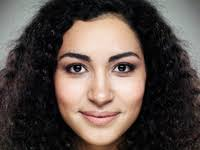
#> input picture Computer Vision/Face_Detection/images.jpg, 200 x 150 px, found by its file name
$ jupyter execute Image_Processing_Basics_2.ipynb   (shell and % lines are left out)
#> lines starting #> are read from the running program, lines starting #| are printed output that depends on the picture; after the words box and inside, x2 and y2 are one past the last pixel; in counts of white or black regions, pixels touching at a corner belong together
### What is Image segmentation?

Image segmentation is the process of dividing a digital image into multiple segments (sets of pixels, also known as image objects). The goal of segmentation is to simplify and/or change the representation of an image into something that is more meaningful and easier to analyze. Image segmentation is typically used to locate objects and boundaries (lines, curves, etc.) in images.

### Thresholding

Thresholding is the simplest method of segmenting images. It is used to separate out regions of an image based on variation of intensity between object pixels and background pixels. From a grayscale image, thresholding can be used to create binary images

#### Fixed Thresholding
In this method we set one threshold value (global threhold value) for all pixels in the image.

#### Adaptive Thresholding
It is the method where the threshold value is calculated for msaller regions and will have different threhold values for different regions.

[cell 1]
## To install Opencv

[cell 2]
# import necessary libraries
import numpy as np
import cv2       # import the cv2 module.

[cell 3]
#Read color image as gray
img = cv2.imread(r'C:\Users\images.jpg',0)
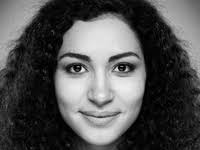
#> img: shape (150, 200); min 0, max 244, mean 82.4
#get the size of an image
height, width = img.shape[:2]
#> height = 150; width = 200
cv2.imshow("Original Image", img)

#create a black window
binary=np.zeros([height, width,1],'uint8')

#threshold an image
# applying different thresholding techniques on the input image all pixels value above 120 will be set to 255
ret, thresh1 = cv2.threshold(img, 120, 255, cv2.THRESH_BINARY)
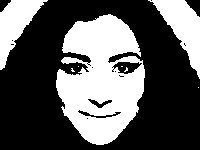
#> thresh1: shape (150, 200); 36.3% white; 8 white regions (5 under 20 px), largest, box (x1, y1, x2, y2) and area: (56, 14, 145, 145) 7743, (148, 0, 200, 79) 1673, (0, 0, 48, 70) 1454
ret, thresh2 = cv2.threshold(img, 120, 255, cv2.THRESH_BINARY_INV)
ret, thresh3 = cv2.threshold(img, 120, 255, cv2.THRESH_TRUNC)
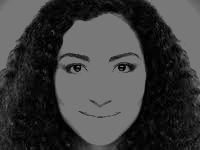
#> thresh3: shape (150, 200); min 0, max 120, mean 61.1
ret, thresh4 = cv2.threshold(img, 120, 255, cv2.THRESH_TOZERO)
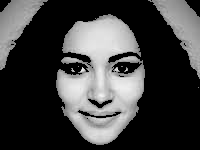
#> thresh4: shape (150, 200); min 0, max 244, mean 64.9

#for adaptive threhold use "adaptive threshold" function.
# the window showing output images
# with the corresponding thresholding
# techniques applied to the input images
cv2.imshow('Binary Threshold', thresh1)
cv2.imshow('Binary Threshold Inverted', thresh2)
cv2.imshow('Truncated Threshold', thresh3)
cv2.imshow('Set to 0', thresh4)

# De-allocate any associated memory usage
if cv2.waitKey(0) & 0xff == 27:
#> (key Esc is pressed here)
    cv2.destroyAllWindows()

### Image Blurring (Image Smoothing)

Image blurring is achieved by convolving the image with a low-pass filter kernel. It is useful for removing noise. It actually removes high frequency content (eg: noise, edges) from the image. So edges are blurred a little bit in this operation (there are also blurring techniques which don't blur the edges).

#### **Make an image blurry**
#### Gaussian Blur

The GaussianBlur() uses the Gaussian kernel. The height and width of the kernel should be a positive and an odd number.

Then you have to specify the X and Y direction that is sigmaX and sigmaY respectively. If only one is specified, both are considered the same. Gaussian blurring is highly effective in removing Gaussian noise from an image.

[cell 4]
img = cv2.imread(r'C:\Users\images.jpg')
#> img is the input picture: shape (150, 200, 3); mean B, G, R 73.7, 79.4, 91.5

blur_image = cv2.GaussianBlur(img, (7,7), 0)
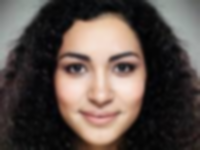
#> blur_image: shape (150, 200, 3); mean B, G, R 73.7, 79.4, 91.5

cv2.imshow('Original Image', img)
cv2.imshow('Blur Image', blur_image)
cv2.waitKey(0)
cv2.destroyAllWindows()

#### Median Blur
In median blurring, the median of all the pixels of the image is calculated inside the kernel area. The central value is then replaced with the resultant median value. Median blurring is used when there are salt and pepper noise in the image.

Interestingly, in other filters, the central element is a newly calculated value which may be a pixel value in the image or a new value. But in median blurring, the central element is always replaced by some pixel value in the image. It reduces the noise effectively. Its kernel size should be a positive odd integer

[cell 5]
img = cv2.imread(r'C:\Users\images.jpg')

blur_image = cv2.medianBlur(img,5) #this will apply 50% noise in the image along with median blur.

cv2.imshow('Original Image', img)
cv2.imshow('Blur Image', blur_image)
cv2.waitKey(0)
cv2.destroyAllWindows()

### Canny Edge Detection
To detect the edges in an image, you can use the Canny() method of cv2 which implements the Canny edge detector. The Canny edge detector is also known as the optimal detector.

The syntax :
cv2.Canny(image, minVal, maxVal)  #minVal and maxVal are the minimum and maximum intensity gradient values respectively.

[cell 6]
img = cv2.imread(r'C:\Users\images.jpg')
#use canny function for detecting edges
edge_img = cv2.Canny(img,100,200)
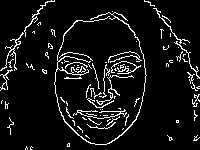
#> edge_img: shape (150, 200); 7.8% white in thin lines or dots
cv2.imshow("Detected Edges", edge_img)
cv2.waitKey(0)

$ run again, with Computer Vision/Face_Detection/group.jpg copied over Computer Vision/Face_Detection/images.jpg
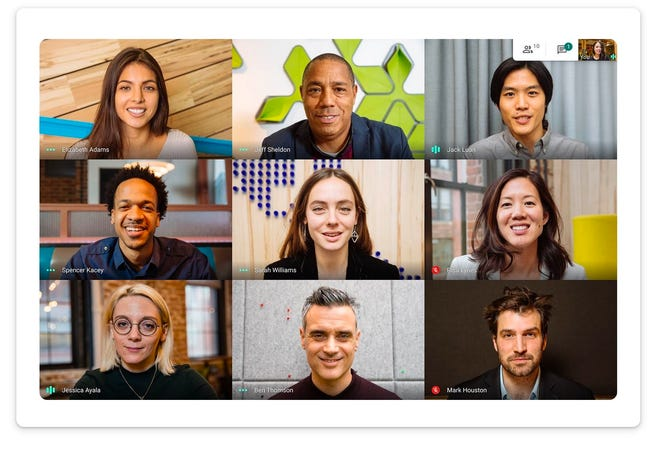
#> input picture Computer Vision/Face_Detection/group.jpg, 660 x 463 px, found by its file name
#> `ret, thresh1 = cv2.threshold(img, 120, 255, cv2.THRESH_BINARY)`:
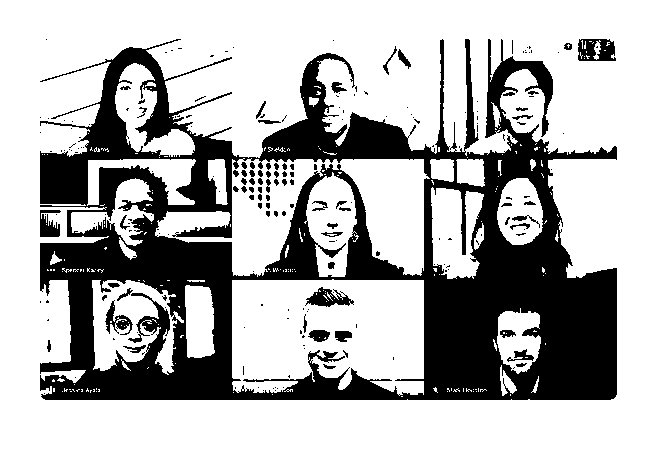
#> thresh1: shape (463, 660); 70.5% white; 217 black regions (150 under 20 px), largest, box (x1, y1, x2, y2) and area: (40, 39, 617, 400) 84904, (578, 39, 616, 61) 634, (305, 287, 354, 307) 486
#> img is the input picture: shape (463, 660, 3); mean B, G, R 151.1, 163.4, 175.8
#> `edge_img = cv2.Canny(img,100,200)`:
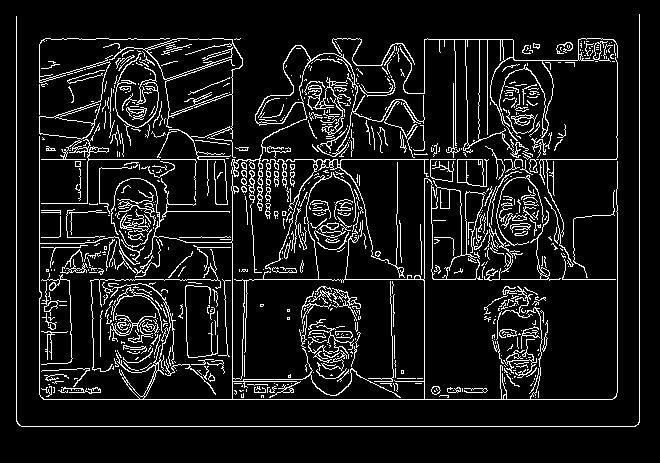
#> edge_img: shape (463, 660); 9.5% white in thin lines or dots, all inside (x1, y1, x2, y2) = (16, 14, 640, 427)
